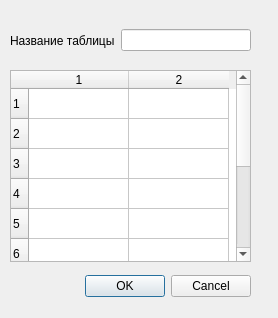
<?xml version="1.0" encoding="UTF-8"?>
<ui version="4.0">
 <class>Dialog</class>
 <widget class="QDialog" name="Dialog">
  <property name="geometry">
   <rect>
    <x>0</x>
    <y>0</y>
    <width>278</width>
    <height>318</height>
   </rect>
  </property>
  <property name="windowTitle">
   <string>Создание таблицы</string>
  </property>
  <widget class="QDialogButtonBox" name="buttonBox">
   <property name="geometry">
    <rect>
     <x>70</x>
     <y>270</y>
     <width>181</width>
     <height>32</height>
    </rect>
   </property>
   <property name="orientation">
    <enum>Qt::Horizontal</enum>
   </property>
   <property name="standardButtons">
    <set>QDialogButtonBox::Cancel|QDialogButtonBox::Ok</set>
   </property>
  </widget>
  <widget class="QTableWidget" name="tableWidget">
   <property name="geometry">
    <rect>
     <x>10</x>
     <y>70</y>
     <width>241</width>
     <height>192</height>
    </rect>
   </property>
   <property name="frameShape">
    <enum>QFrame::StyledPanel</enum>
   </property>
   <property name="sortingEnabled">
    <bool>false</bool>
   </property>
   <property name="rowCount">
    <number>10</number>
   </property>
   <property name="columnCount">
    <number>2</number>
   </property>
   <attribute name="horizontalHeaderCascadingSectionResizes">
    <bool>true</bool>
   </attribute>
   <attribute name="horizontalHeaderShowSortIndicator" stdset="0">
    <bool>false</bool>
   </attribute>
   <row/>
   <row/>
   <row/>
   <row/>
   <row/>
   <row/>
   <row/>
   <row/>
   <row/>
   <row/>
   <column/>
   <column/>
  </widget>
  <widget class="QWidget" name="horizontalLayoutWidget">
   <property name="geometry">
    <rect>
     <x>10</x>
     <y>20</y>
     <width>241</width>
     <height>41</height>
    </rect>
   </property>
   <layout class="QHBoxLayout" name="horizontalLayout">
    <item>
     <widget class="QLabel" name="label">
      <property name="text">
       <string>Название таблицы</string>
      </property>
     </widget>
    </item>
    <item>
     <widget class="QLineEdit" name="lineEdit"/>
    </item>
   </layout>
  </widget>
 </widget>
 <resources/>
 <connections>
  <connection>
   <sender>buttonBox</sender>
   <signal>accepted()</signal>
   <receiver>Dialog</receiver>
   <slot>accept()</slot>
   <hints>
    <hint type="sourcelabel">
     <x>248</x>
     <y>254</y>
    </hint>
    <hint type="destinationlabel">
     <x>157</x>
     <y>274</y>
    </hint>
   </hints>
  </connection>
  <connection>
   <sender>buttonBox</sender>
   <signal>rejected()</signal>
   <receiver>Dialog</receiver>
   <slot>reject()</slot>
   <hints>
    <hint type="sourcelabel">
     <x>316</x>
     <y>260</y>
    </hint>
    <hint type="destinationlabel">
     <x>286</x>
     <y>274</y>
    </hint>
   </hints>
  </connection>
 </connections>
</ui>
